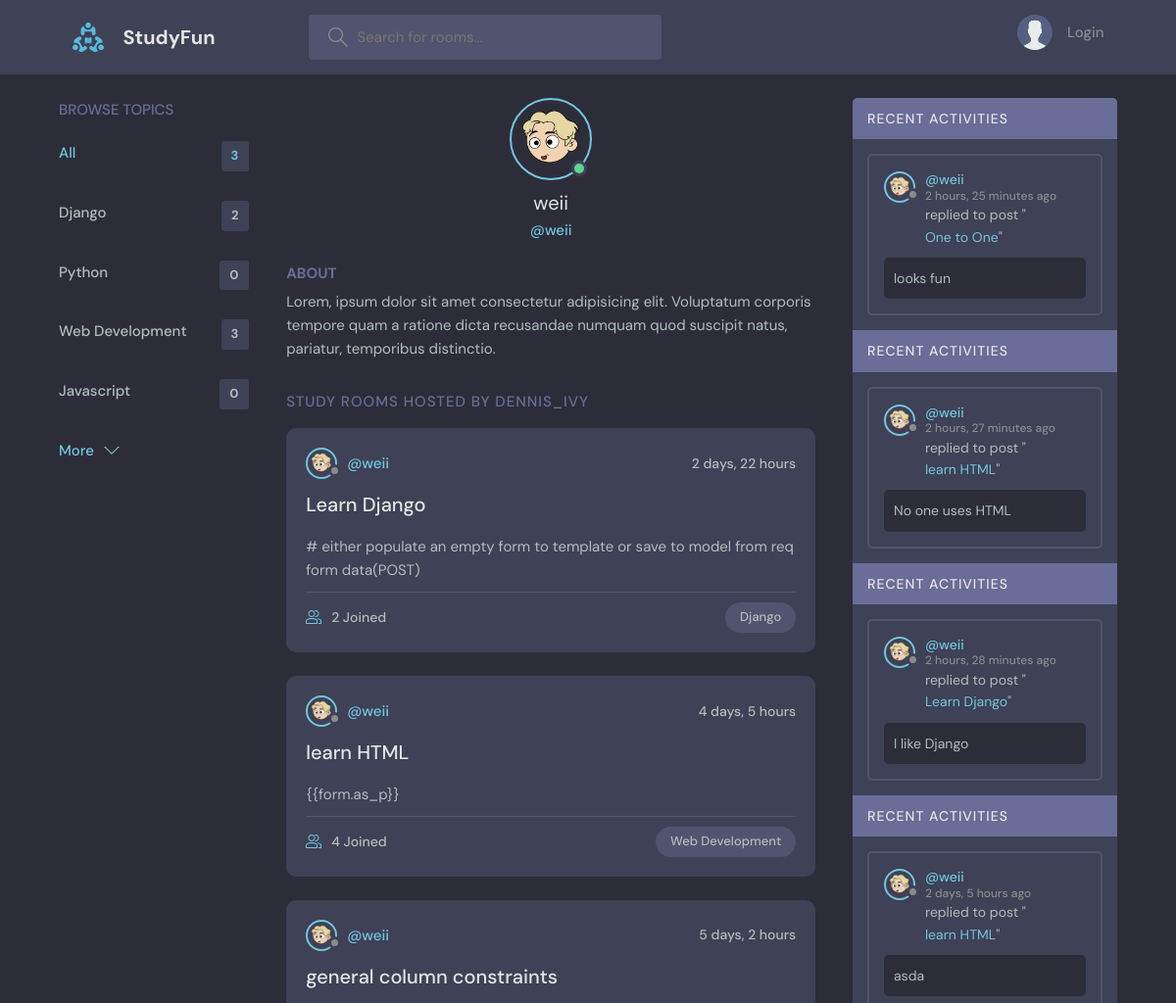
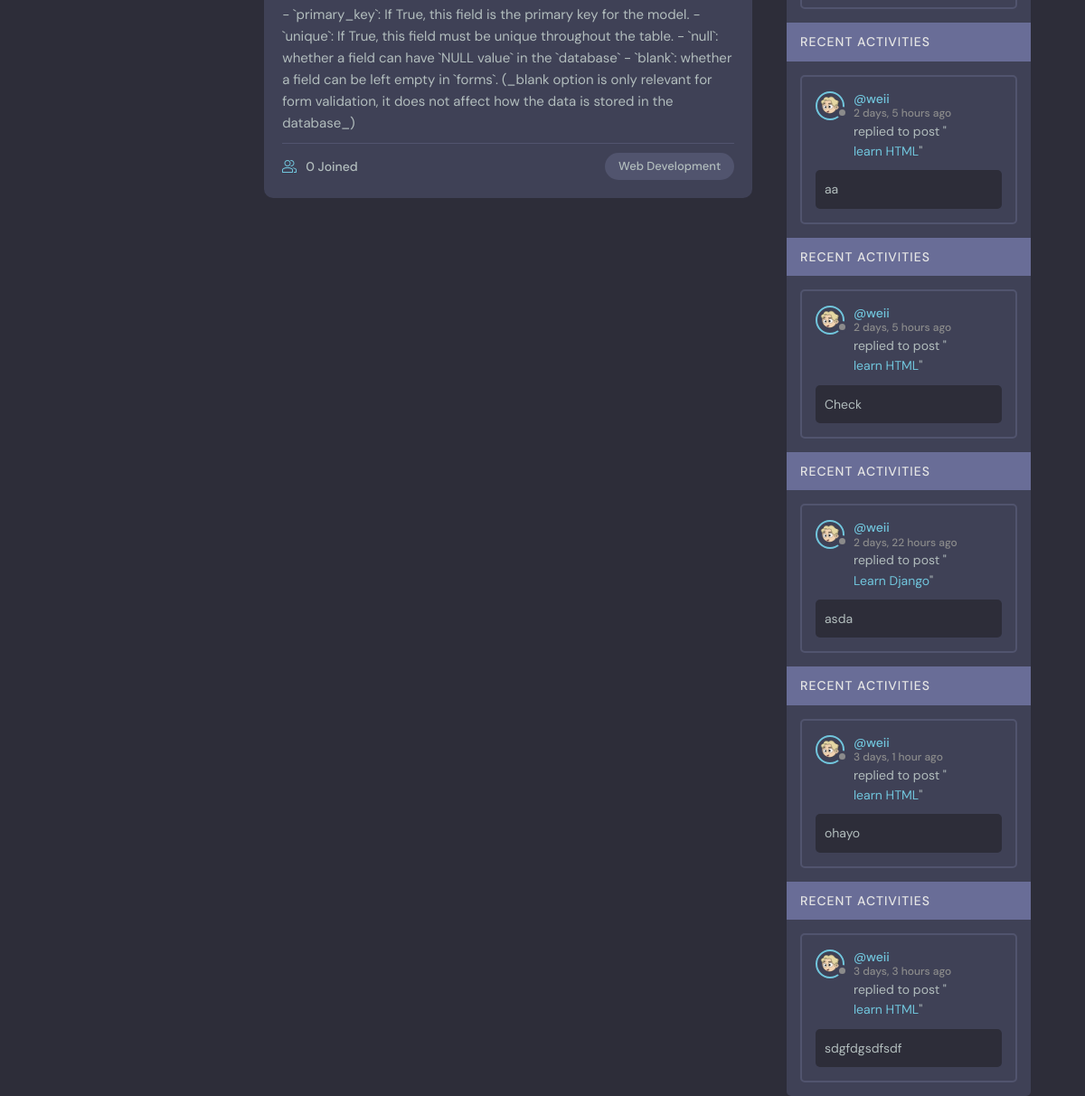
Page /profile/1/ on the committed database (2 pictures, top to bottom).
### base/models.py (models this page shows, shortened)
class Topic(models.Model):
    name = models.CharField(max_length=200)

class UserInfo(models.Model):
    email = models.EmailField(unique=True, null=True)
    bio = models.TextField(null=True)
    avatar = models.ImageField(null=True, default="avatar.svg")
    user = models.OneToOneField(
        User,
        on_delete=models.CASCADE,
        primary_key=True,
    )

class Room(models.Model):
    host = models.ForeignKey(User, on_delete=models.SET_NULL, null=True)
    topic = models.ForeignKey(Topic, on_delete=models.SET_NULL, null=True)
    name = models.CharField(max_length=200)
    description = models.TextField(null=True, blank=True)
    participants = models.ManyToManyField(
        User, related_name=("participants"), blank=True
    )
    updated = models.DateTimeField(auto_now=True)
    created = models.DateTimeField(auto_now_add=True)
    class Meta:
        ordering = ["-updated", "-created"]
    def __str__(self):
        return self.name

class Message(models.Model):
    user = models.ForeignKey(User, on_delete=models.CASCADE)
    room = models.ForeignKey(Room, on_delete=models.CASCADE)
    body = models.TextField(blank=False)
    updated = models.DateTimeField(auto_now=True)
    created = models.DateTimeField(auto_now_add=True)
    class Meta:
        ordering = ["-updated", "-created"]

### base/views.py (the view)
# urls.py: path("profile/<str:pk>/", views.userProfile, name="user-profile"),
def userProfile(req, pk):
    user = User.objects.get(id=pk)
    rooms = user.room_set.all()
    messages_activities = user.message_set.all().order_by("-created")
    topics = Topic.objects.all()
    context = {
        "user": user,
        "rooms": rooms,
        "activities": messages_activities,
        "topics": topics,
    }
    return render(req, "base/profile.html", context)

### base/templates/base/profile.html (shortened to what this page needs)
{% extends 'main.html' %} {% block content %}
<main class="profile-page layout layout--3">
  <div class="container">
    {% include 'base/topics_component.html' %}
    <div class="roomList">
      <div class="profile">
        <div class="profile__avatar">
          <div class="avatar avatar--large active">
            <img src="{{user.userinfo.avatar.url}}" />
          </div>
        </div>
        <div class="profile__info">
          <h3>{{user.username}}</h3>
          <p>@{{user.username}}</p>
        </div>
        <div class="profile__about">
          <h3>About</h3>
          <p>
            {{user.userinfo.bio}}
          </p>
        </div>
      </div>
      <div class="roomList__header">
        <div>
          <h2>Study Rooms Hosted by dennis_ivy</a>
          </h2>
        </div>
      </div>
      {% include 'base/feed_component.html' %}
    </div>
    {% include 'base/activities_component.html' %}
  </div>
</main>
{% endblock %}

### templates/main.html (shortened to what this page needs)
<!DOCTYPE html>
{% load static %}
<html lang="en">
  <head>
    <link rel="stylesheet" href="{% static 'styles/style.css' %}" />
  </head>
  <body>
    {% include 'navbar.html' %}  {% block content %} {% endblock %}
  </body>
</html>

### templates/navbar.html (shortened to what this page needs)
{% load static %}
<header class="header header--loggedIn">
  <div class="container">
    <a href="{% url 'home' %}" class="header__logo">
      <img src="{% static 'images/logo.svg' %}" />
      <h1>StudyFun</h1>
    </a>
    <form class="header__search" action="{% url 'home' %}" method="GET">
      <label>
        <input type="text" name="q" placeholder="Search for rooms..." />
      </label>
    </form>
    <nav class="header__menu">
      {% if request.user.is_authenticated %}
      <div class="header__user">
        <a href={% url 'user-profile' request.user.id %}>
          <div class="avatar avatar--medium active">
            <img src="{{request.user.userinfo.avatar.url}}" />
          </div>
          <p>
            {{request.user.username}} <span>@{{request.user.username}}</span>
          </p>
        </a>
        <button class="dropdown-button">
          <svg
            version="1.1"
            xmlns="http://www.w3.org/2000/svg"
            width="32"
            height="32"
            viewBox="0 0 32 32"
          >
            <title>chevron-down</title>
            <path d="M16 21l-13-13h-3l16 16 16-16h-3l-13 13z"></path>
          </svg>
        </button>
      </div>
      {% else %}
      <a href="{% url 'login' %}">
        <img src="{% static 'images/avatar.svg' %}" />
        <p>Login</p>
      </a>
      {% endif %}
    </nav>
  </div>
</header>

### base/templates/base/topics_component.html (shortened to what this page needs)
<div class="topics">
  <div class="topics__header">
    <h2>Browse Topics</h2>
  </div>
  <ul class="topics__list">
    <li>
      <a href="{% url 'home' %}" class="active"
        >All <span>{{rooms.count}}</span></a
      >
    </li>
    {% for topic in topics %}
    <li>
      <a href="{% url 'home' %}?q={{topic.name}}"
        >{{topic.name}}<span>{{topic.room_set.all.count}}</span></a
      >
    </li>
    {% endfor %}
  </ul>
  <a class="btn btn--link" href="{% url 'topics-page' %}">
    More
    <svg
      version="1.1"
      xmlns="http://www.w3.org/2000/svg"
      width="32"
      height="32"
      viewBox="0 0 32 32"
    >
      <title>chevron-down</title>
      <path d="M16 21l-13-13h-3l16 16 16-16h-3l-13 13z"></path>
    </svg>
  </a>
</div>

### base/templates/base/feed_component.html (shortened to what this page needs)
{% for room in rooms %}
<div class="roomListRoom">
  <div class="roomListRoom__header">
    <a
      href="{% url 'user-profile' room.host.id %}"
      class="roomListRoom__author"
    >
      <div class="avatar avatar--small">
        <img src="{{room.host.userinfo.avatar.url}}" />
      </div>
      <span>@{{room.host.username}}</span>
    </a>
    <div class="roomListRoom__actions">
      <span>{{room.created|timesince}}</span>
    </div>
  </div>
  <div class="roomListRoom__content">
    <a href="{% url 'room' room.id %}">{{room.name}}</a>
    <p>{{room.description}}</p>
  </div>
  <div class="roomListRoom__meta">
    <a href="{% url 'room' room.id %}" class="roomListRoom__joined">
      {{room.participants.count}} Joined
    </a>
    <p class="roomListRoom__topic">{{room.topic.name}}</p>
  </div>
</div>
{% endfor %}

### base/templates/base/activities_component.html (shortened to what this page needs)
<div class="activities">
  {% for message in activities %}
  <div class="activities__header">
    <h2>Recent Activities</h2>
  </div>
  <div class="activities__box">
    <div class="activities__boxHeader roomListRoom__header">
      <a
        href="{% url 'user-profile' message.user.id %}"
        class="roomListRoom__author"
      >
        <div class="avatar avatar--small">
          <img src="{{message.user.userinfo.avatar.url}}" />
        </div>
        <p>
          @{{message.user}}
          <span>{{message.created|timesince}} ago</span>
        </p>
      </a>
    </div>
    <div class="activities__boxContent">
      <p>
        replied to post "<a href="{% url 'room' message.room.id %}"
          >{{message.room}}</a
        >"
      </p>
      <div class="activities__boxRoomContent">{{message.body}}</div>
    </div>
  </div>
  {% endfor %}
</div>

### rows in the picture
Topic: name "Django", room_set.all.count "2"
Topic: name "Python", room_set.all.count "0"
Topic: name "Web Development", room_set.all.count "3"
Topic: name "Javascript", room_set.all.count "0"
Room: host.userinfo.avatar (picture), host.username "weii", created "2 days, 22 hours", name "Learn Django", description "# either populate an empty form to template or save to model from req form data(POST)", participants.count "2", topic.name "Django"
Room: host.userinfo.avatar (picture), host.username "weii", created "4 days, 5 hours", name "learn HTML", description "{{form.as_p}}", participants.count "4", topic.name "Web Development"
Room: host.userinfo.avatar (picture), host.username "weii", created "5 days, 2 hours", name "general column constraints", description "- `primary_key`: If True, this field is the primary key for the model. - `unique`: If True, this field must be unique throughout the table. - `null`: whether a field can have `NULL value` in the `database` - `blank`: whether a field can be left empty in `forms`. (_blank option is only relevant for form validation, it does not affect how the data is stored in the database_)", participants.count "0", topic.name "Web Development"
Message: user.userinfo.avatar (picture), user "weii", created "2 hours, 25 minutes", room "One to One", body "looks fun"
Message: user.userinfo.avatar (picture), user "weii", created "2 hours, 27 minutes", room "learn HTML", body "No one uses HTML"
Message: user.userinfo.avatar (picture), user "weii", created "2 hours, 28 minutes", room "Learn Django", body "I like Django"
Message: user.userinfo.avatar (picture), user "weii", created "2 days, 5 hours", room "learn HTML", body "asda"
Message: user.userinfo.avatar (picture), user "weii", created "2 days, 5 hours", room "learn HTML", body "aa"
Message: user.userinfo.avatar (picture), user "weii", created "2 days, 5 hours", room "learn HTML", body "Check"
Message: user.userinfo.avatar (picture), user "weii", created "2 days, 22 hours", room "Learn Django", body "asda"
Message: user.userinfo.avatar (picture), user "weii", created "3 days, 1 hour", room "learn HTML", body "ohayo"
Message: user.userinfo.avatar (picture), user "weii", created "3 days, 3 hours", room "learn HTML", body "sdgfdgsdfsdf"

### other values in the picture
{{ rooms.count }} "3"
{{ user.username }} "weii"
{{ user.userinfo.bio }} "Lorem, ipsum dolor sit amet consectetur adipisicing elit. Voluptatum corporis tempore quam a ratione dicta recusandae numquam quod suscipit natus, pariatur, temporibus distinctio."
